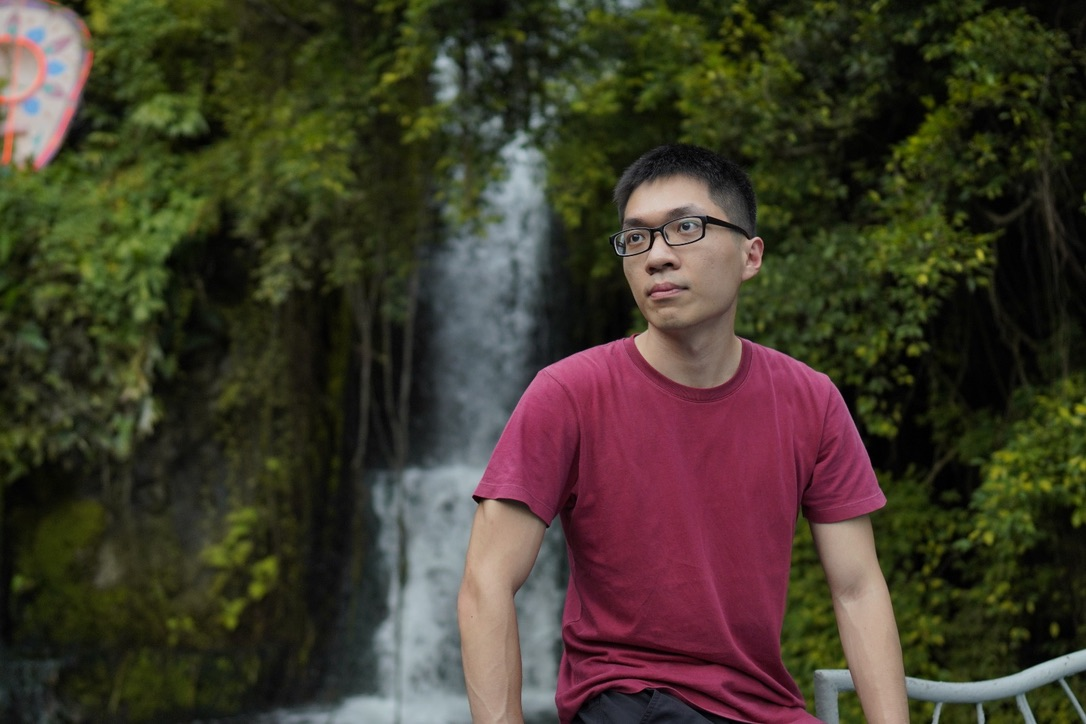
#> input picture opencv/resources/face.jpg, 1086 x 724 px
$ python masking.py
#> lines starting #> are read from the running program, lines starting #| are printed output that depends on the picture; after the words box and inside, x2 and y2 are one past the last pixel; in counts of white or black regions, pixels touching at a corner belong together
import cv2
import numpy as np

img = cv2.imread('resources/face.jpg')
#> img is the input picture: shape (724, 1086, 3); mean B, G, R 43.3, 57.8, 64.7

# NOTE: Dimension of the mask must be the same size as the picture
blank = np.zeros(img.shape[:2], dtype='uint8')

# Mask circle with center point of the middle of the img
mask = cv2.circle(blank, (img.shape[1] // 2, img.shape[0] // 2), 100, 255, -1)
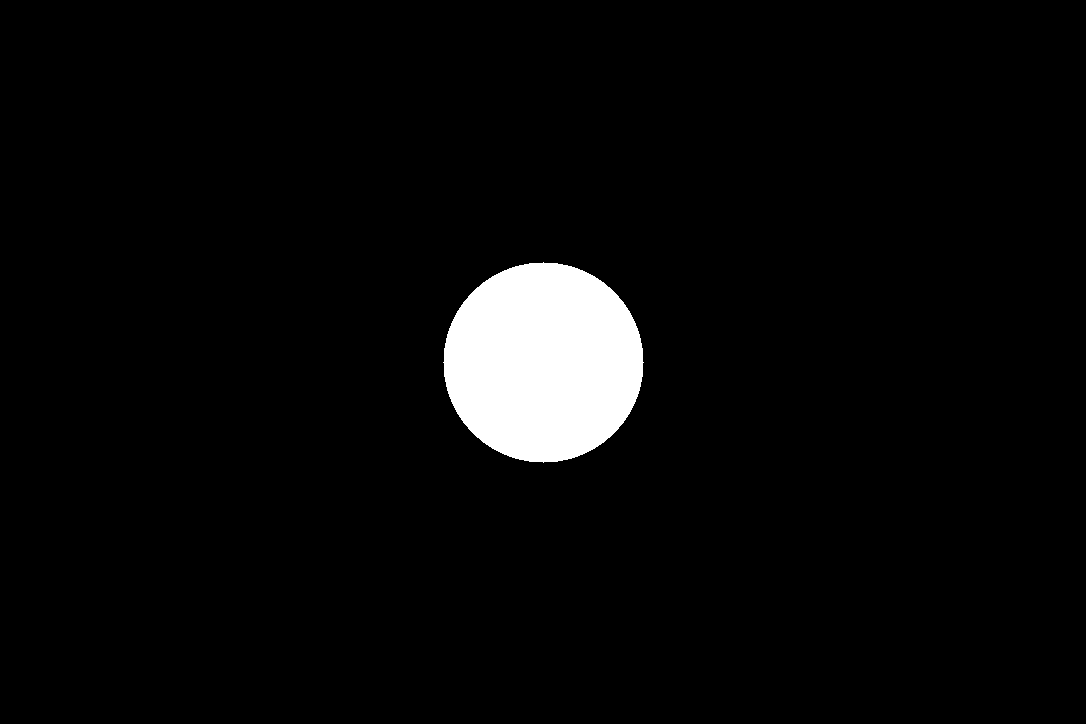
#> blank: shape (724, 1086); 4% white; 1 white region, box (x1, y1, x2, y2) and area: (443, 262, 644, 463) 31417

masked = cv2.bitwise_and(img, img, mask=mask) # Give intersection
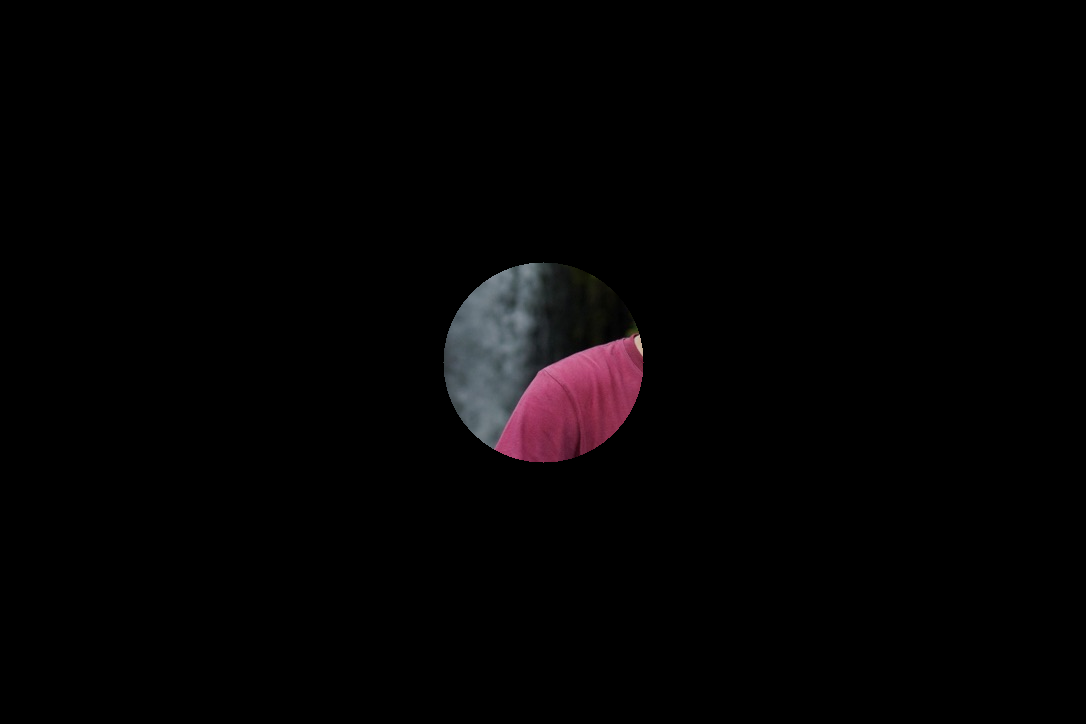
#> masked: shape (724, 1086, 3); mean B, G, R 3.3, 2.7, 3.9

cv2.imshow('Original', img)
cv2.imshow('Blank', blank)
cv2.imshow('Mask', mask)
cv2.imshow('Masked_Image', masked)

cv2.waitKey(0)
